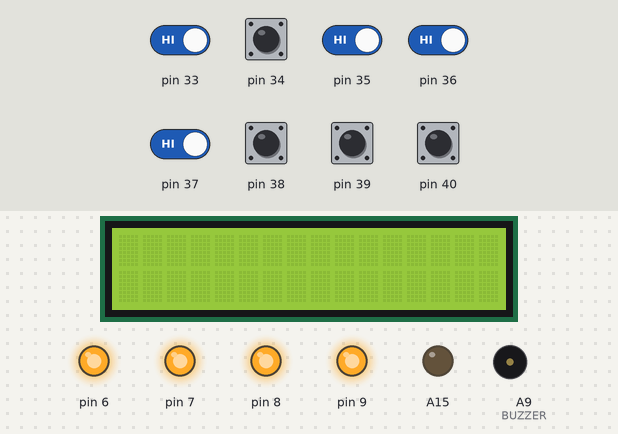
A sketch run on a simulated Arduino Mega 2560, built with avr-gcc and run on an emulated ATmega2560. Shown: 16×2 character LCD, output pins drawn as LEDs (lit = HIGH), buzzer (waves = sounding, pin HIGH). Inputs (shaded band) come from the test bench; at power-on: pin 33–40 HIGH. What the sketch prints to the serial monitor is not drawn.

Above: at 1.2 s.
1.3 s: pin 34 pulled LOW for 0.15 s
At 2.1 s:
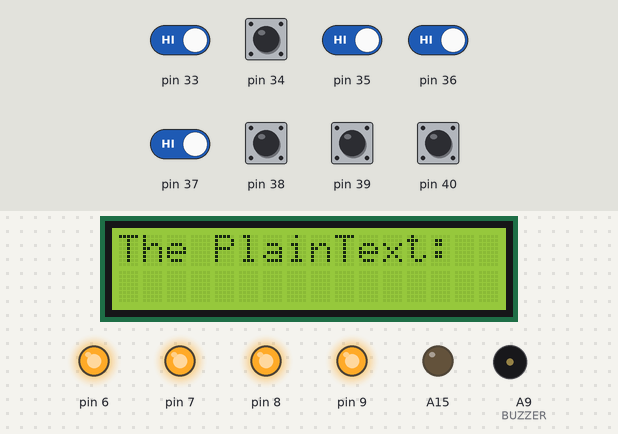
4.5 s: pin 33 driven LOW and pin 34 driven LOW and pin 35 driven LOW and pin 36 driven LOW and pin 37 driven LOW
At 5.9 s:
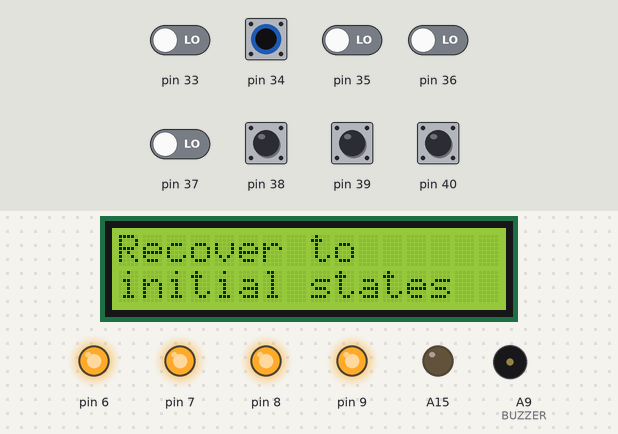
Timing chart, 0 to 7.5 s (numbered marks = the images above; inputs shaded):
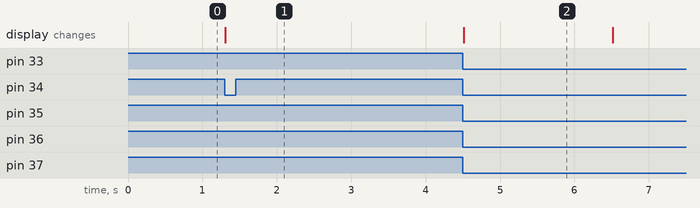

The sketch:

CBB110213_termProject.ino
```cpp
//morseCode design
#include <LiquidCrystal.h>
LiquidCrystal lcd(49,48,47,43,42,41);
//2-4-2
int delay_time = 4;
int BUZZER = A9;
//ex2-7
int BASE_DIPSW=37;
int beforeDIPSW1state=1;
int beforeDIPSW2state=1;
int beforeDIPSW3state=1;
int beforeDIPSW4state=1;
int DIPSW1state=1;
int DIPSW2state=1;
int DIPSW3state=1;
int DIPSW4state=1;

//2-8
int BASE = 6;
int NUM = 4;
int BASE1 = 33;
int beforeK1state=1;
int beforeK2state=1;
int beforeK3state=1;
int beforeK4state=1;
int K1state=1;
int K2state=1;
int K3state=1;
int K4state=1;

char secret[100]={};

char temp[100][5]={};
char ans[30]={};
int i = 0;
int tempIndex = 0;
int tempCount = 0;
boolean cout = false;

char c_A[5] = {'.','-'};
char c_B[5] = {'-','.','.','.'};
char c_C[5] = {'-','.','-','.'};
char c_D[5] = {'-','.','.'};
char c_E[5] = {'.'};
char c_F[5] = {'.','.','-','.'};
char c_G[5] = {'-','-','.'};
char c_H[5] = {'.','.','.','.'};
char c_I[5] = {'.','.'};
char c_J[5] = {'.','-','-','-'};
char c_K[5] = {'-','.','-'};
char c_L[5] = {'.','-','.','.'};
char c_M[5] = {'-','-'};
char c_N[5] = {'-','.'};
char c_O[5] = {'-','-','-'};
char c_P[5] = {'.','-','-','.'};
char c_Q[5] = {'-','-','.','-'};
char c_R[5] = {'.','-','.'};
char c_S[5] = {'.','.','.'};
char c_T[5] = {'-'};
char c_U[5] = {'.','.','-'};
char c_V[5] = {'.','.','.','-'};
char c_W[5] = {'.','-','-'};
char c_X[5] = {'-','.','.','-'};
char c_Y[5] = {'-','.','-','-'};
char c_Z[5] = {'-','-','.','.'};
void setup() {
  //ex2-7
  lcd.begin(16,2);
  lcd.setCursor(0,0);
  for(int i=BASE;i<BASE+NUM;i++){
    pinMode(i,OUTPUT);
  }
  for(int i=BASE_DIPSW;i<BASE_DIPSW+NUM;i++){
    pinMode(i,INPUT_PULLUP);
  }
  //2-8
  // put your setup code here, to run once:
  for(int i=BASE;i<BASE+NUM;i++){
    pinMode(i,OUTPUT);
  }
  for(int i=BASE1;i<BASE1+NUM;i++){
    pinMode(i,INPUT_PULLUP);
  }
  pinMode(A15,OUTPUT);
  pinMode(BUZZER,OUTPUT);
  digitalWrite(A15,LOW);

  Serial.begin(9600);
  Serial.println(K1state);

  digitalWrite(2,HIGH);
  digitalWrite(3,HIGH);
  digitalWrite(4,HIGH);
  digitalWrite(5,HIGH);
  digitalWrite(6,HIGH);
  digitalWrite(7,HIGH);
  digitalWrite(8,HIGH);
  digitalWrite(9,HIGH);
  digitalWrite(A13,LOW);
  Serial.begin(9600);

}


void loop() {

  for(unsigned int number = 0;number<1000;number++){
    unsigned long startTime = millis();
    for(unsigned long elapsed = 0;elapsed<300;elapsed = millis() - startTime){
      if(i>=16)
        lcd.setCursor(i-16,1);
      //ex2-7
      DIPSW1state = digitalRead(37);
      DIPSW2state = digitalRead(38);
      DIPSW3state = digitalRead(39);
      DIPSW4state = digitalRead(40);
      K1state = digitalRead(33);
      if(K1state==0 and beforeK1state==1){
        if(DIPSW4state==0){
                  Serial.print(".");
                  secret[i++] = '.';
                  digitalWrite(BUZZER,HIGH);
                  lcd.print('.');
                  delay(10);
              }

          else{
                  cout = true;
                  if(cout==true){
                    Serial.println();
                    Serial.println("Cipher Text: ");
                    for(int index=0;index<i;index++){
                      Serial.print(secret[index]);
                    }
                  }
                  cout = false;
               }

      }
      beforeK1state = K1state;
      K2state = digitalRead(34);
      if(K2state==0 and beforeK2state==1){
        if(DIPSW3state==0){
                 Serial.print("-");
                 secret[i++] = '-';

                 lcd.print('-');
                 digitalWrite(BUZZER,HIGH);
                 delay(10);
           }
          else{

                cout = true;
                  if(cout==true){
                    for(int index=0;index<i;index++){
                      if(secret[index]!=' '){
                         temp[tempIndex][tempCount++]=secret[index];
                      }
                      else{
                         tempIndex = tempIndex+1;
                         tempCount = 0;
                      }
                    }

                    boolean tempFlag = false;
                    int allRight = 0;
                    int ansCount = 0;

                    Serial.println();
                    Serial.println("Plain text: ");
                    for(int index=0;index<tempIndex+1;index++){
                        //A
                        for(int jndex=0;jndex<5;jndex++){
                          if(temp[index][jndex]==c_A[jndex]){
                            tempFlag = true;
                          }
                          else{
                            tempFlag = false;
                            break;
                          }
                        }
                        if(tempFlag == true){
                          ans[ansCount] = 'A';
                          ansCount = ansCount + 1;
                        }

                        //B
                        for(int jndex=0;jndex<5;jndex++){
                          if(temp[index][jndex]==c_B[jndex]){
                            tempFlag = true;
                          }
                          else{
                            tempFlag = false;
                            break;
                          }
                        }
                        if(tempFlag == true){
                          ans[ansCount] = 'B';
                          ansCount = ansCount + 1;
                        }
                        //C
                        for(int jndex=0;jndex<5;jndex++){
                          if(temp[index][jndex]==c_C[jndex]){
                            tempFlag = true;
                          }
                          else{
                            tempFlag = false;
                            break;
                          }
                        }
                        if(tempFlag == true){
                          ans[ansCount] = 'C';
                          ansCount = ansCount + 1;
                        }
                        //D
                        for(int jndex=0;jndex<5;jndex++){
                          if(temp[index][jndex]==c_D[jndex]){
                            tempFlag = true;
                          }
                          else{
                            tempFlag = false;
                            break;
                          }
                        }
                        if(tempFlag == true){
                          ans[ansCount] = 'D';
                          ansCount = ansCount + 1;
                        }
                        //E
                        for(int jndex=0;jndex<5;jndex++){
                          if(temp[index][jndex]==c_E[jndex]){
                            tempFlag = true;
                          }
                          else{
                            tempFlag = false;
                            break;
                          }
                        }
                        if(tempFlag == true){
                          ans[ansCount] = 'E';
                          ansCount = ansCount + 1;
                        }
                        //F
                        for(int jndex=0;jndex<5;jndex++){
                          if(temp[index][jndex]==c_F[jndex]){
                            tempFlag = true;
                          }
                          else{
                            tempFlag = false;
                            break;
                          }
                        }
                        if(tempFlag == true){
                          ans[ansCount] = 'F';
                          ansCount = ansCount + 1;
                        }
                        //G
                        for(int jndex=0;jndex<5;jndex++){
                          if(temp[index][jndex]==c_G[jndex]){
                            tempFlag = true;
                          }
                          else{
                            tempFlag = false;
                            break;
                          }
                        }
                        if(tempFlag == true){
                          ans[ansCount] = 'G';
                          ansCount = ansCount + 1;
                        }
                        //H
                        for(int jndex=0;jndex<5;jndex++){
                          if(temp[index][jndex]==c_H[jndex]){
                            tempFlag = true;
                          }
                          else{
                            tempFlag = false;
                            break;
                          }
                        }
                        if(tempFlag == true){
                          ans[ansCount] = 'H';
                          ansCount = ansCount + 1;
                        }
                        //I
                        for(int jndex=0;jndex<5;jndex++){
                          if(temp[index][jndex]==c_I[jndex]){
                            tempFlag = true;
                          }
                          else{
                            tempFlag = false;
                            break;
                          }
                        }
                        if(tempFlag == true){
                          ans[ansCount] = 'I';
                          ansCount = ansCount + 1;
                        }
                        //J
                        for(int jndex=0;jndex<5;jndex++){
                          if(temp[index][jndex]==c_J[jndex]){
                            tempFlag = true;
                          }
                          else{
                            tempFlag = false;
                            break;
                          }
                        }
                        if(tempFlag == true){
                          ans[ansCount] = 'J';
                          ansCount = ansCount + 1;
                        }
                        //K
                        for(int jndex=0;jndex<5;jndex++){
                          if(temp[index][jndex]==c_K[jndex]){
                            tempFlag = true;
                          }
                          else{
                            tempFlag = false;
                            break;
                          }
                        }
                        if(tempFlag == true){
                          ans[ansCount] = 'K';
                          ansCount = ansCount + 1;
                        }
                        //L
                        for(int jndex=0;jndex<5;jndex++){
                          if(temp[index][jndex]==c_L[jndex]){
                            tempFlag = true;
                          }
                          else{
                            tempFlag = false;
                            break;
                          }
                        }
                        if(tempFlag == true){
                          ans[ansCount] = 'L';
                          ansCount = ansCount + 1;
                        }
                        //M
                        for(int jndex=0;jndex<5;jndex++){
                          if(temp[index][jndex]==c_M[jndex]){
                            tempFlag = true;
                          }
                          else{
                            tempFlag = false;
                            break;
                          }
                        }
                        if(tempFlag == true){
                          ans[ansCount] = 'M';
                          ansCount = ansCount + 1;
                        }
                        //N
                        for(int jndex=0;jndex<5;jndex++){
                          if(temp[index][jndex]==c_N[jndex]){
                            tempFlag = true;
                          }
                          else{
                            tempFlag = false;
                            break;
                          }
                        }
                        if(tempFlag == true){
                          ans[ansCount] = 'N';
                          ansCount = ansCount + 1;
                        }
                        //O
                        for(int jndex=0;jndex<5;jndex++){
                          if(temp[index][jndex]==c_O[jndex]){
                            tempFlag = true;
                          }
                          else{
                            tempFlag = false;
                            break;
                          }
                        }
                        if(tempFlag == true){
                          ans[ansCount] = 'O';
                          ansCount = ansCount + 1;
                        }
                        //P
                        for(int jndex=0;jndex<5;jndex++){
                          if(temp[index][jndex]==c_P[jndex]){
                            tempFlag = true;
                          }
                          else{
                            tempFlag = false;
                            break;
                          }
                        }
                        if(tempFlag == true){
                          ans[ansCount] = 'P';
                          ansCount = ansCount + 1;
                        }
                        //Q
                        for(int jndex=0;jndex<5;jndex++){
                          if(temp[index][jndex]==c_Q[jndex]){
                            tempFlag = true;
                          }
                          else{
                            tempFlag = false;
                            break;
                          }
                        }
                        if(tempFlag == true){
                          ans[ansCount] = 'Q';
                          ansCount = ansCount + 1;
                        }
                        //R
                        for(int jndex=0;jndex<5;jndex++){
                          if(temp[index][jndex]==c_R[jndex]){
                            tempFlag = true;
                          }
                          else{
                            tempFlag = false;
                            break;
                          }
                        }
                        if(tempFlag == true){
                          ans[ansCount] = 'R';
                          ansCount = ansCount + 1;
                        }
                        //S
                        for(int jndex=0;jndex<5;jndex++){
                          if(temp[index][jndex]==c_S[jndex]){
                            tempFlag = true;
                          }
                          else{
                            tempFlag = false;
                            break;
                          }
                        }
                        if(tempFlag == true){
                          ans[ansCount] = 'S';
                          ansCount = ansCount + 1;
                        }
                        //T
                        for(int jndex=0;jndex<5;jndex++){
                          if(temp[index][jndex]==c_T[jndex]){
                            tempFlag = true;
                          }
                          else{
                            tempFlag = false;
                            break;
                          }
                        }
                        if(tempFlag == true){
                          ans[ansCount] = 'T';
                          ansCount = ansCount + 1;
                        }
                        //U
                        for(int jndex=0;jndex<5;jndex++){
                          if(temp[index][jndex]==c_U[jndex]){
                            tempFlag = true;
                          }
                          else{
                            tempFlag = false;
                            break;
                          }
                        }
                        if(tempFlag == true){
                          ans[ansCount] = 'U';
                          ansCount = ansCount + 1;
                        }
                        //V
                        for(int jndex=0;jndex<5;jndex++){
                          if(temp[index][jndex]==c_V[jndex]){
                            tempFlag = true;
                          }
                          else{
                            tempFlag = false;
                            break;
                          }
                        }
                        if(tempFlag == true){
                          ans[ansCount] = 'V';
                          ansCount = ansCount + 1;
                        }
                        //W
                        for(int jndex=0;jndex<5;jndex++){
                          if(temp[index][jndex]==c_W[jndex]){
                            tempFlag = true;
                          }
                          else{
                            tempFlag = false;
                            break;
                          }
                        }
                        if(tempFlag == true){
                          ans[ansCount] = 'W';
                          ansCount = ansCount + 1;
                        }
                        //X
                        for(int jndex=0;jndex<5;jndex++){
                          if(temp[index][jndex]==c_X[jndex]){
                            tempFlag = true;
                          }
                          else{
                            tempFlag = false;
                            break;
                          }
                        }
                        if(tempFlag == true){
                          ans[ansCount] = 'X';
                          ansCount = ansCount + 1;
                        }
                        //Y
                        for(int jndex=0;jndex<5;jndex++){
                          if(temp[index][jndex]==c_Y[jndex]){
                            tempFlag = true;
                          }
                          else{
                            tempFlag = false;
                            break;
                          }
                        }
                        if(tempFlag == true){
                          ans[ansCount] = 'Y';
                          ansCount = ansCount + 1;
                        }
                        //Z
                        for(int jndex=0;jndex<5;jndex++){
                          if(temp[index][jndex]==c_Z[jndex]){
                            tempFlag = true;
                          }
                          else{
                            tempFlag = false;
                            break;
                          }
                        }
                        if(tempFlag == true){
                          ans[ansCount] = 'Z';
                          ansCount = ansCount + 1;
                        }
                    }
                    lcd.clear();
                    lcd.setCursor(0,0);
                    lcd.print("The PlainText: ");
                    lcd.setCursor(0,1);
                    for(int kndex=0;kndex<ansCount;kndex++){
                      Serial.print(ans[kndex]);
                      lcd.print(ans[kndex]);
                    }
                  }
                cout = false;
                tempCount = 0;

                for(int index=0;index<tempIndex;i++){
                  for(int jndex=0;jndex<5;jndex++){
                    temp[index][jndex] = ' ';
                  }
                }
          }
      }
      beforeK2state = K2state;
      K3state = digitalRead(35);
      if(K3state==0 and beforeK3state==1){
        if(DIPSW2state==0){
              Serial.print(" ");
              secret[i++] = ' ';
              lcd.print(' ');
           }
          else{

           }
       }
        beforeK3state = K3state;
        //beforeDIPSW2state = DIPSW2state;
        K4state = digitalRead(36);
        if(K4state==0 and beforeK4state==1){
        if(DIPSW1state==0){
          //reset the matrix and intial values.
              Serial.println("Recover to initial states");
              lcd.clear();
              lcd.setCursor(0,0);
              lcd.print("Recover to");
              lcd.setCursor(0,1);
              lcd.print("initial states");
              delay(2000);
              lcd.clear();
              lcd.setCursor(0,0);
              for(int i=0; i<100; i++){
                secret[i]=' ';
                ans[i]=' ';
                for(int j=0; j<5; j++){
                  temp[i][j]=' ';
                }
              }
              i = 0;
              tempIndex = 0;
              tempCount = 0;
              cout = false;
           }
          else{

          }
      }
      beforeK4state = K4state;
      delay(delay_time);
    }
      digitalWrite(BUZZER,LOW);
  }
}
```

Measured:
- after the input at 1.3 s, the display: changes at once (image 1)
- after the input at 4.5 s, the display: changes at once (image 2)
- what the display in image 2 shows lasts 2.0 s, from 4.5 s to 6.5 s
